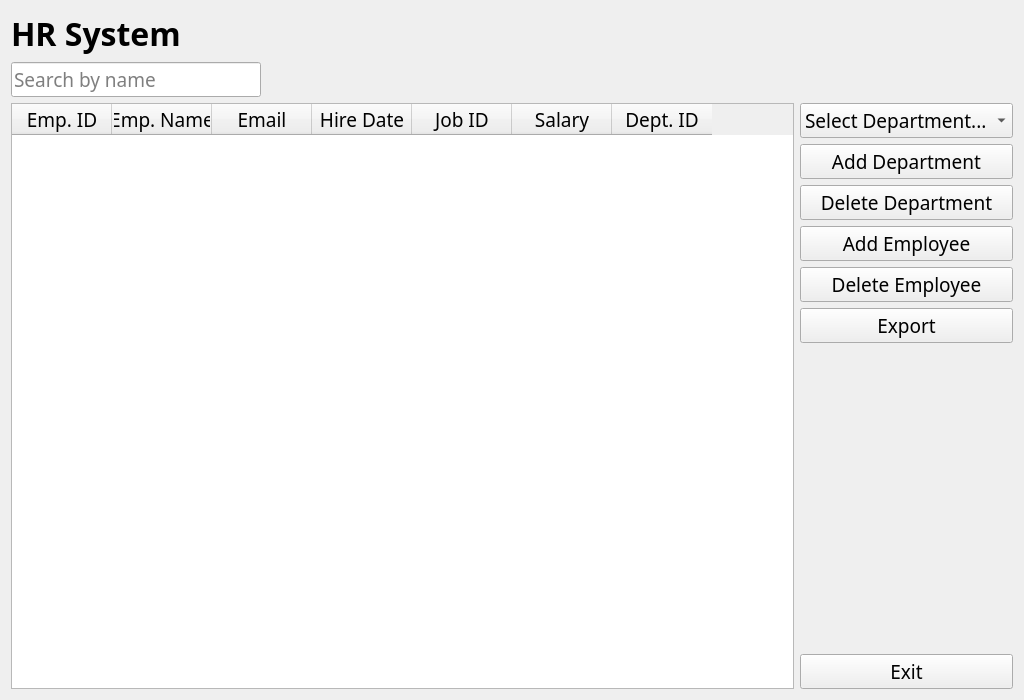
<?xml version="1.0" encoding="UTF-8"?>
<ui version="4.0">
 <class>Form</class>
 <widget class="QWidget" name="Form">
  <property name="geometry">
   <rect>
    <x>0</x>
    <y>0</y>
    <width>1024</width>
    <height>700</height>
   </rect>
  </property>
  <property name="font">
   <font>
    <family>Segoe Script</family>
    <pointsize>14</pointsize>
   </font>
  </property>
  <property name="windowTitle">
   <string>HR System</string>
  </property>
  <layout class="QVBoxLayout" name="verticalLayout_2">
   <item>
    <widget class="QLabel" name="label">
     <property name="font">
      <font>
       <pointsize>24</pointsize>
       <weight>75</weight>
       <bold>true</bold>
      </font>
     </property>
     <property name="text">
      <string>HR System</string>
     </property>
    </widget>
   </item>
   <item>
    <widget class="QLineEdit" name="le_search">
     <property name="maximumSize">
      <size>
       <width>250</width>
       <height>16777215</height>
      </size>
     </property>
     <property name="placeholderText">
      <string>Search by name</string>
     </property>
    </widget>
   </item>
   <item>
    <layout class="QHBoxLayout" name="horizontalLayout">
     <item>
      <widget class="QTableWidget" name="tb_emps">
       <column>
        <property name="text">
         <string>Emp. ID</string>
        </property>
       </column>
       <column>
        <property name="text">
         <string>Emp. Name</string>
        </property>
       </column>
       <column>
        <property name="text">
         <string>Email</string>
        </property>
       </column>
       <column>
        <property name="text">
         <string>Hire Date</string>
        </property>
       </column>
       <column>
        <property name="text">
         <string>Job ID</string>
        </property>
       </column>
       <column>
        <property name="text">
         <string>Salary</string>
        </property>
       </column>
       <column>
        <property name="text">
         <string>Dept. ID</string>
        </property>
       </column>
      </widget>
     </item>
     <item>
      <layout class="QVBoxLayout" name="verticalLayout">
       <item>
        <widget class="QComboBox" name="cb_depts">
         <property name="minimumSize">
          <size>
           <width>200</width>
           <height>0</height>
          </size>
         </property>
         <item>
          <property name="text">
           <string>Select Department...</string>
          </property>
         </item>
        </widget>
       </item>
       <item>
        <widget class="QPushButton" name="bt_add_dept">
         <property name="text">
          <string>Add Department</string>
         </property>
        </widget>
       </item>
       <item>
        <widget class="QPushButton" name="bt_del_dept">
         <property name="text">
          <string>Delete Department</string>
         </property>
        </widget>
       </item>
       <item>
        <widget class="QPushButton" name="bt_add_emp">
         <property name="text">
          <string>Add Employee</string>
         </property>
        </widget>
       </item>
       <item>
        <widget class="QPushButton" name="bt_del_emp">
         <property name="text">
          <string>Delete Employee</string>
         </property>
        </widget>
       </item>
       <item>
        <widget class="QPushButton" name="bt_export">
         <property name="text">
          <string>Export</string>
         </property>
        </widget>
       </item>
       <item>
        <spacer name="verticalSpacer">
         <property name="orientation">
          <enum>Qt::Vertical</enum>
         </property>
         <property name="sizeHint" stdset="0">
          <size>
           <width>20</width>
           <height>40</height>
          </size>
         </property>
        </spacer>
       </item>
       <item>
        <widget class="QPushButton" name="bt_exit">
         <property name="text">
          <string>Exit</string>
         </property>
        </widget>
       </item>
      </layout>
     </item>
    </layout>
   </item>
  </layout>
 </widget>
 <resources/>
 <connections/>
</ui>
